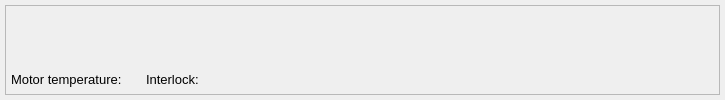
<?xml version="1.0" encoding="UTF-8"?>
<ui version="4.0">
 <class>Form</class>
 <widget class="QWidget" name="Form">
  <property name="geometry">
   <rect>
    <x>0</x>
    <y>0</y>
    <width>725</width>
    <height>100</height>
   </rect>
  </property>
  <property name="minimumSize">
   <size>
    <width>725</width>
    <height>100</height>
   </size>
  </property>
  <property name="maximumSize">
   <size>
    <width>825</width>
    <height>100</height>
   </size>
  </property>
  <property name="windowTitle">
   <string>Form</string>
  </property>
  <layout class="QVBoxLayout" name="verticalLayout">
   <property name="spacing">
    <number>0</number>
   </property>
   <property name="leftMargin">
    <number>5</number>
   </property>
   <property name="topMargin">
    <number>5</number>
   </property>
   <property name="rightMargin">
    <number>5</number>
   </property>
   <property name="bottomMargin">
    <number>5</number>
   </property>
   <item>
    <widget class="QFrame" name="frame">
     <property name="frameShape">
      <enum>QFrame::StyledPanel</enum>
     </property>
     <property name="frameShadow">
      <enum>QFrame::Raised</enum>
     </property>
     <layout class="QVBoxLayout" name="verticalLayout_2">
      <property name="spacing">
       <number>0</number>
      </property>
      <property name="leftMargin">
       <number>5</number>
      </property>
      <property name="topMargin">
       <number>5</number>
      </property>
      <property name="rightMargin">
       <number>5</number>
      </property>
      <property name="bottomMargin">
       <number>5</number>
      </property>
      <item>
       <widget class="MotorRecordRow" name="MotorRecordRow">
        <property name="toolTip">
         <string/>
        </property>
        <property name="motor" stdset="0">
         <string>${MOTOR}</string>
        </property>
       </widget>
      </item>
      <item>
       <layout class="QHBoxLayout" name="horizontalLayout" stretch="0,0,0,0,0">
        <property name="spacing">
         <number>6</number>
        </property>
        <item>
         <widget class="QLabel" name="label">
          <property name="font">
           <font>
            <pointsize>10</pointsize>
           </font>
          </property>
          <property name="text">
           <string>Motor temperature: </string>
          </property>
         </widget>
        </item>
        <item>
         <widget class="PyDMLabel" name="temperature_label">
          <property name="maximumSize">
           <size>
            <width>100</width>
            <height>16777215</height>
           </size>
          </property>
          <property name="font">
           <font>
            <pointsize>10</pointsize>
           </font>
          </property>
          <property name="toolTip">
           <string/>
          </property>
          <property name="precision">
           <number>1</number>
          </property>
          <property name="showUnits">
           <bool>false</bool>
          </property>
          <property name="precisionFromPV">
           <bool>false</bool>
          </property>
          <property name="alarmSensitiveContent">
           <bool>false</bool>
          </property>
          <property name="alarmSensitiveBorder">
           <bool>true</bool>
          </property>
          <property name="PyDMToolTip">
           <string/>
          </property>
          <property name="channel">
           <string>ca://${MOTOR}:ILOCK:TC_TEMP_RBV</string>
          </property>
          <property name="enableRichText">
           <bool>false</bool>
          </property>
         </widget>
        </item>
        <item>
         <widget class="QLabel" name="label_2">
          <property name="font">
           <font>
            <pointsize>10</pointsize>
           </font>
          </property>
          <property name="text">
           <string>Interlock:</string>
          </property>
         </widget>
        </item>
        <item>
         <widget class="PyDMByteIndicator" name="interlock_indicator">
          <property name="minimumSize">
           <size>
            <width>15</width>
            <height>15</height>
           </size>
          </property>
          <property name="maximumSize">
           <size>
            <width>15</width>
            <height>15</height>
           </size>
          </property>
          <property name="font">
           <font>
            <pointsize>1</pointsize>
           </font>
          </property>
          <property name="toolTip">
           <string/>
          </property>
          <property name="alarmSensitiveContent">
           <bool>false</bool>
          </property>
          <property name="alarmSensitiveBorder">
           <bool>true</bool>
          </property>
          <property name="PyDMToolTip">
           <string/>
          </property>
          <property name="channel">
           <string>ca://${MOTOR}:ILOCK:ACTIVE_RBV</string>
          </property>
          <property name="onColor">
           <color>
            <red>255</red>
            <green>0</green>
            <blue>0</blue>
           </color>
          </property>
          <property name="offColor">
           <color>
            <red>0</red>
            <green>255</green>
            <blue>0</blue>
           </color>
          </property>
          <property name="showLabels">
           <bool>false</bool>
          </property>
          <property name="bigEndian">
           <bool>false</bool>
          </property>
          <property name="circles">
           <bool>false</bool>
          </property>
          <property name="labelPosition">
           <enum>QTabWidget::West</enum>
          </property>
          <property name="numBits">
           <number>1</number>
          </property>
          <property name="shift">
           <number>0</number>
          </property>
          <property name="labels">
           <stringlist>
            <string>Bit 0</string>
           </stringlist>
          </property>
         </widget>
        </item>
        <item>
         <spacer name="horizontalSpacer">
          <property name="orientation">
           <enum>Qt::Horizontal</enum>
          </property>
          <property name="sizeHint" stdset="0">
           <size>
            <width>40</width>
            <height>20</height>
           </size>
          </property>
         </spacer>
        </item>
       </layout>
      </item>
     </layout>
    </widget>
   </item>
  </layout>
 </widget>
 <customwidgets>
  <customwidget>
   <class>PyDMLabel</class>
   <extends>QLabel</extends>
   <header>pydm.widgets.label</header>
  </customwidget>
  <customwidget>
   <class>PyDMByteIndicator</class>
   <extends>QWidget</extends>
   <header>pydm.widgets.byte</header>
  </customwidget>
  <customwidget>
   <class>MotorRecordRow</class>
   <extends>QWidget</extends>
   <header>pcdswidgets.motion.motor_record_row</header>
  </customwidget>
 </customwidgets>
 <resources/>
 <connections/>
</ui>
